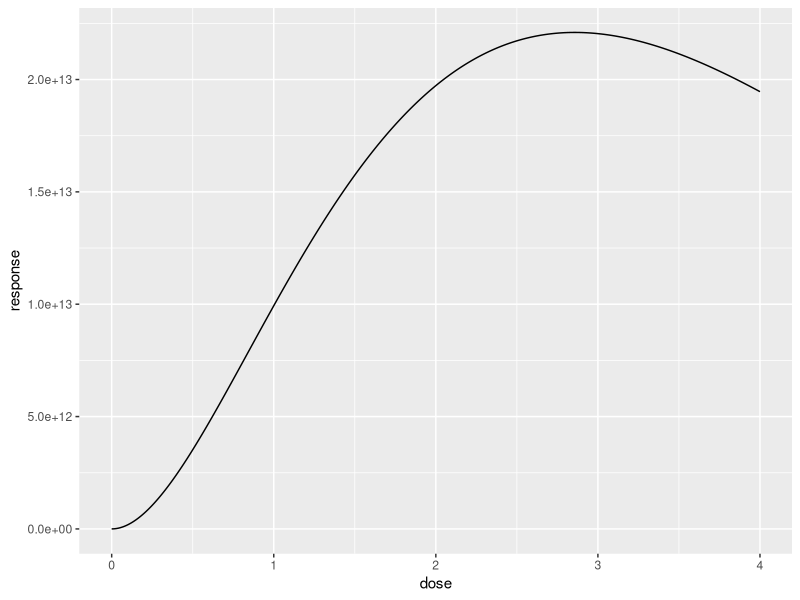

The R source for this figure:
a <- 1
B <- 20000000000000
e <- -0.7
dose <- seq(0, 4, 0.01)

response <- (a * dose + B * dose^2) * exp(dose * e)
library(ggplot2)
ggplot(NULL, aes(dose, response)) + geom_path()
